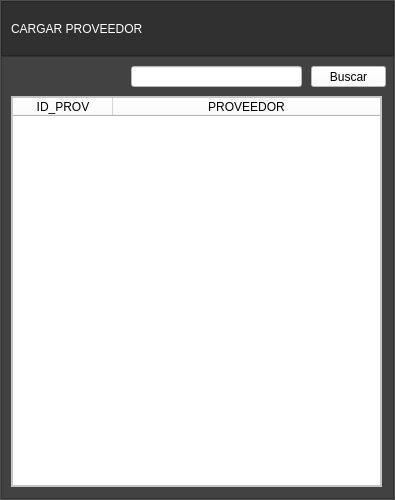
<?xml version="1.0" encoding="UTF-8"?>
<ui version="4.0">
 <class>Form</class>
 <widget class="QWidget" name="Form">
  <property name="geometry">
   <rect>
    <x>0</x>
    <y>0</y>
    <width>395</width>
    <height>500</height>
   </rect>
  </property>
  <property name="minimumSize">
   <size>
    <width>395</width>
    <height>500</height>
   </size>
  </property>
  <property name="maximumSize">
   <size>
    <width>395</width>
    <height>500</height>
   </size>
  </property>
  <property name="windowTitle">
   <string>Cargar Proveedor</string>
  </property>
  <property name="windowIcon">
   <iconset>
    <normaloff>Icons/pramso_1.ico</normaloff>Icons/pramso_1.ico</iconset>
  </property>
  <layout class="QVBoxLayout" name="verticalLayout">
   <property name="spacing">
    <number>0</number>
   </property>
   <property name="leftMargin">
    <number>0</number>
   </property>
   <property name="topMargin">
    <number>0</number>
   </property>
   <property name="rightMargin">
    <number>0</number>
   </property>
   <property name="bottomMargin">
    <number>0</number>
   </property>
   <item>
    <widget class="QFrame" name="frame">
     <property name="styleSheet">
      <string notr="true">background-color: rgb(102, 102, 102);</string>
     </property>
     <property name="frameShape">
      <enum>QFrame::StyledPanel</enum>
     </property>
     <property name="frameShadow">
      <enum>QFrame::Raised</enum>
     </property>
     <layout class="QVBoxLayout" name="verticalLayout_2" stretch="1,8">
      <property name="spacing">
       <number>0</number>
      </property>
      <property name="leftMargin">
       <number>0</number>
      </property>
      <property name="topMargin">
       <number>0</number>
      </property>
      <property name="rightMargin">
       <number>0</number>
      </property>
      <property name="bottomMargin">
       <number>0</number>
      </property>
      <item>
       <widget class="QFrame" name="frame_2">
        <property name="styleSheet">
         <string notr="true">background-color: rgb(48, 48, 48);</string>
        </property>
        <property name="frameShape">
         <enum>QFrame::StyledPanel</enum>
        </property>
        <property name="frameShadow">
         <enum>QFrame::Raised</enum>
        </property>
        <layout class="QHBoxLayout" name="horizontalLayout_2">
         <item>
          <widget class="QLabel" name="label">
           <property name="styleSheet">
            <string notr="true">
font: 87 18pt &quot;Arial Black&quot;;
color: rgb(255, 255, 255);</string>
           </property>
           <property name="text">
            <string>CARGAR PROVEEDOR</string>
           </property>
          </widget>
         </item>
        </layout>
       </widget>
      </item>
      <item>
       <widget class="QFrame" name="frame_4">
        <property name="styleSheet">
         <string notr="true">background-color: rgb(66, 66, 66);</string>
        </property>
        <property name="frameShape">
         <enum>QFrame::StyledPanel</enum>
        </property>
        <property name="frameShadow">
         <enum>QFrame::Raised</enum>
        </property>
        <widget class="QFrame" name="frame_15">
         <property name="geometry">
          <rect>
           <x>10</x>
           <y>40</y>
           <width>371</width>
           <height>391</height>
          </rect>
         </property>
         <property name="styleSheet">
          <string notr="true">background-color: rgb(255, 255, 255);</string>
         </property>
         <property name="frameShape">
          <enum>QFrame::StyledPanel</enum>
         </property>
         <property name="frameShadow">
          <enum>QFrame::Raised</enum>
         </property>
         <layout class="QVBoxLayout" name="verticalLayout_6">
          <property name="spacing">
           <number>0</number>
          </property>
          <property name="leftMargin">
           <number>0</number>
          </property>
          <property name="topMargin">
           <number>0</number>
          </property>
          <property name="rightMargin">
           <number>0</number>
          </property>
          <property name="bottomMargin">
           <number>0</number>
          </property>
          <item>
           <widget class="QTableWidget" name="tabla_provcar">
            <property name="styleSheet">
             <string notr="true">background-color: rgb(255, 255, 255);</string>
            </property>
            <property name="editTriggers">
             <set>QAbstractItemView::NoEditTriggers</set>
            </property>
            <property name="selectionBehavior">
             <enum>QAbstractItemView::SelectRows</enum>
            </property>
            <attribute name="horizontalHeaderShowSortIndicator" stdset="0">
             <bool>false</bool>
            </attribute>
            <attribute name="horizontalHeaderStretchLastSection">
             <bool>true</bool>
            </attribute>
            <attribute name="verticalHeaderCascadingSectionResizes">
             <bool>false</bool>
            </attribute>
            <attribute name="verticalHeaderShowSortIndicator" stdset="0">
             <bool>false</bool>
            </attribute>
            <attribute name="verticalHeaderStretchLastSection">
             <bool>false</bool>
            </attribute>
            <column>
             <property name="text">
              <string>ID_PROV</string>
             </property>
            </column>
            <column>
             <property name="text">
              <string>PROVEEDOR</string>
             </property>
            </column>
           </widget>
          </item>
         </layout>
        </widget>
        <widget class="QLineEdit" name="lineabuscar">
         <property name="geometry">
          <rect>
           <x>130</x>
           <y>10</y>
           <width>171</width>
           <height>21</height>
          </rect>
         </property>
         <property name="styleSheet">
          <string notr="true">background-color: rgb(255, 255, 255);</string>
         </property>
        </widget>
        <widget class="QPushButton" name="buscar">
         <property name="geometry">
          <rect>
           <x>310</x>
           <y>10</y>
           <width>75</width>
           <height>21</height>
          </rect>
         </property>
         <property name="styleSheet">
          <string notr="true">background-color: rgb(255, 255, 255);</string>
         </property>
         <property name="text">
          <string>Buscar</string>
         </property>
        </widget>
       </widget>
      </item>
     </layout>
    </widget>
   </item>
  </layout>
 </widget>
 <resources/>
 <connections/>
</ui>
